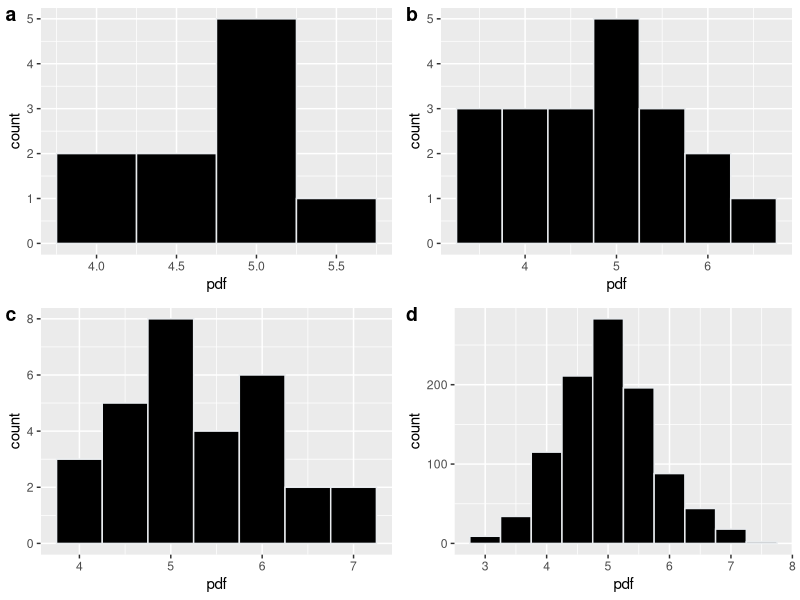

Write the R code that produced this figure.
## ---- chunk 1
knitr::opts_chunk$set(echo = TRUE)
## ---- chunk 2
options(scipen = 999)
options(digits = 3)

# Verify the simulation data is formatted as a list of n matrices
VERIFY_SOURCE_FILE = FALSE    # store to file
VERIFY_SOURCE_SCR  = FALSE    # print to screen
RUN_SIM_VERIFY     = FALSE    # run verification tests

# Verify the mean column data is stored as a list of lists.
VERIFY_MEAN_DISTRIB_FILE  = FALSE
VERIFY_MEAN_DISTRIB_SCR   = FALSE
RUN_VERIFY_MEAN_DISTRIB   = FALSE

# Verify the simulation data 
VERIFY_SAMPLE_STATS_FILE  = FALSE
VERIFY_SAMPLE_STATS_SCR   = FALSE
RUN_VERIFY_STATS          = FALSE

# Verify the mean distribution images 
VERIFY_MEAN_DIST_IMG      = TRUE
RUN_MEAN_DIST_IMG         = TRUE

library(dplyr)
library(ggplot2)
library(gridExtra)
library(knitr)
library(kableExtra)
library(ggpubr)
library(matrixStats)

set.seed(101)

## ---- chunk 3

generateSimData <- function(sampleRepetition, sampleSize, lambda)
{
  if(RUN_SIM_VERIFY & VERIFY_MEAN_DISTRIB_SCR & TRUE)
  {
    print("generateSimData: verify inputs")
    print(paste0("sampleRepetitions = ", sampleRepetition))
    print(paste0("sampleSize   = ", sampleSize))
    print(paste0("lambda       = ", lambda))
  }

  # ----------------------------------------------------------------------------------
  simData <- list()

  for (i in 1:length(sampleRepetition)) {
    simData[[i]] <- matrix(rexp(sampleRepetition[i]*sampleSize, lambda), 
                                   nrow = sampleSize, ncol = sampleRepetition[i])
  }
  # ----------------------------------------------------------------------------------

  if(RUN_SIM_VERIFY & VERIFY_SOURCE_FILE & FALSE)
  {
    print("generateSimData: store in simData_#.csv")
    filename <- paste0("simData_", sampleRepetition[i], ".csv")
    write.csv(sampleMatrix, filename, row.names=FALSE)
  }

  if(RUN_SIM_VERIFY & VERIFY_SOURCE_SCR & TRUE)
  {
    print("generateSimData: ")
    print(simData)
  }

  return (simData)
}

if(RUN_SIM_VERIFY & TRUE)
{
  lambda       <- 0.2
  sampleSize   <- 40
  sampleRepetition  <- c(10, 20, 30, 40)
  
  simData <- generateSimData(sampleRepetition, sampleSize, lambda)

  print("RUN_SIM_VERIFY: simData")
  print(simData)
}

## ---- chunk 4

calcMeanDistributions <- function(sampleRepetition, simData)
{
  if(RUN_VERIFY_MEAN_DISTRIB & VERIFY_MEAN_DISTRIB_SCR & TRUE)
  {
    print("generateSimData: verify inputs")
    print(paste0("sampleRepetitions = ", sampleRepetition))
    # print("simData = ")
    # print(simData)
    print("Test sim data separately")
  }

  # ----------------------------------------------------------------------------------
  meanDistributions <- list()
  
  for (i in 1:length(sampleRepetition)) {
    meanDistributions[[i]]   <- colMeans(simData[[i]])
  }
  # ----------------------------------------------------------------------------------
 
  return (meanDistributions)
}

if(RUN_VERIFY_MEAN_DISTRIB & TRUE)
{
  print("RUN_VERIFY_MEAN_DISTRIB: meanDistributions")
  lambda       <- 0.2
  sampleSize   <- 40
  sampleRepetition  <- c(10, 20, 30, 40)
  
  simData           <- generateSimData(sampleRepetition, sampleSize, lambda)
  meanDistributions <- calcMeanDistributions(sampleRepetition, simData)

  print("RUN_VERIFY_MEAN_DISTRIB: meanDistributions")
  print(meanDistributions)
}

## ---- chunk 5

getSampleMeansStats <- function (sampleRepetition, meanDistributions, mu, var)
{
  if(RUN_VERIFY_STATS & VERIFY_SAMPLE_STATS_SCR & TRUE)
  {
    print("getSampleMeansStats: verify inputs")
    print(paste0("sampleRepetitions = ", sampleRepetition))
    print(paste0("mu           = ", mu))
    print(paste0("var          = ", var))
    # print("meanDistributions = ")
    # print(meanDistributions)
    print("Test meanDistributions separately")
  }

  # -----------------------------------------------------------------------------
  sampleStats <- data.frame(N_obs = integer(), mu = double(), muErr = double(), 
                            variation = double(), varErr = double())  
  for (i in 1:length(sampleRepetition)) {
    xbar     <- mean(meanDistributions[[i]])
    variance <- var(meanDistributions[[i]])

    sampleStats  <- rbind(sampleStats, 
                           c(sampleRepetition[i], xbar, abs((mu - xbar)/xbar),
                             variance, abs((var - variance)/variance)))
  }
  colnames(sampleStats) <- c("NRep", "Mean", "AbsErr_Mean", "Variance", "AbsEr_Var")
  # -----------------------------------------------------------------------------
  
  return (sampleStats)
}

if(RUN_VERIFY_STATS & TRUE)
{
  lambda       <- 0.2
  sampleSize   <- 40
  mu           <- 1/lambda
  var          <- mu^2/sqrt(sampleSize)
  sampleRepetition  <- c(10, 20, 30, 40)

  simData           <- generateSimData(sampleRepetition, sampleSize, lambda)
  meanDistributions <- calcMeanDistributions(sampleRepetition, simData)
  sampleMeansStats  <- getSampleMeansStats(sampleRepetition, meanDistributions, mu, var)
  print("RUN_VERIFY_STATS: sampleMeansStats")
  print(sampleMeansStats)
}

## ---- chunk 6

imageMeanDistribution <- function(sampleRepetition, sampleSize, meanDistributions, binRange, binName)
{
  if(RUN_MEAN_DIST_IMG & VERIFY_MEAN_DIST_IMG & TRUE)
  {
    print("imageMeanDistribution: verify inputs")
    print(paste0("sampleRepetitions = ", sampleRepetition))
    print(paste0("binRange          = ", binRange))
    print(paste0("binName           = ", binName))
    print(paste0("binName           = ", class(binName)))
    print(paste0("sampleSize        = ", sampleSize))
    # print("meanDistributions = ")
    # print(meanDistributions)
    print("Test meanDistributions separately")
  }

  # -----------------------------------------------------------------------------
  label <- c("a", "b","c","d")
  pltList <- list()

  for (i in 1:length(sampleRepetition)) {
    frame <- NULL
    counts <- binCounts(x = meanDistributions[[i]], bx = unlist(binRange))

    frame  <- data.frame(pdf = meanDistributions[[i]], range = binRange[1:length(binRange)-1])
    colnames(frame) <- c("pdf", "range")
    # z = as.factor(unlist(binName)), pdf = counts/sampleRepetition[i] ) , name = as.factor(unlist(binName))
  
    if(RUN_MEAN_DIST_IMG & VERIFY_MEAN_DIST_IMG & TRUE)
    {
      # print(paste0("imageMeanDistribution: len counts:      ", length(counts)))
      # print(paste0("imageMeanDistribution: len binRange:    ", length(binRange)))
      # print(paste0("imageMeanDistribution: len binName:     ", length(binName)))
      # print(paste0("imageMeanDistribution: len counts:      ", counts))
      # print(paste0("imageMeanDistribution: len binName:     ", binName))
      print("imageMeanDistribution: -------------------- frame")
      print(frame)
    }

    pltList[[i]] <- ggplot(frame, aes(x = pdf)) +
      geom_histogram(binwidth = 0.5, fill="#000000", color="#e9ecef")# +
    #   # stat_function(fun = function (x)
    #   #   dnorm(x, mean =  mu, sd = sigma/sqrt(sampleSize))*25,
    #   #   color = "green") + 
    #   after_stat(density)??????breaks   = unlist(binRange)
    #   ggtitle(paste0("Sample Mean with n = ", sampleRepetition[i])) +
    #   scale_x_continuous(limits = c(-1, 10.0), "Mean") +
    #   scale_y_continuous(limits = c(-0.1, 20), "Count")

    # plot(pltList[[1]])

  }

  plt <- ggarrange(pltList[[1]], pltList[[2]], pltList[[3]], pltList[[4]],
          labels = label,
          ncol = 2, nrow = 2)

  ggsave(plot = plt, width = 6.0, height = 4.0, dpi = 300,
         filename = "distribution.png")
  # -----------------------------------------------------------------------------

}

if(RUN_MEAN_DIST_IMG & TRUE)
{
  lambda       <- 0.2
  sampleSize   <- 40
  # mu           <- 1/lambda
  # var          <- mu^2/sqrt(sampleSize)
  sampleRepetition  <- c(10, 20, 30, 1000)
  binRange          <- seq(0.0, 10.0, by = 1.0)
  binName           <- list()

  for (i in 1:(length(binRange)-1)) {
    print(paste0("[", binRange[i], ", ", binRange[i+1], ")"))
    binName <- append(binName, paste0("[", binRange[i], ", ", binRange[i+1], ")"))
  }

  simData           <- generateSimData(sampleRepetition, sampleSize, lambda)
  meanDistributions <- calcMeanDistributions(sampleRepetition, simData)
  imageMeanDistribution(sampleRepetition, sampleSize, meanDistributions, binRange, binName)
  print("RUN_MEAN_DIST_IMG: check image")
}


## ---- chunk 7
# 
# doses    = c(0.5, 1.0, 2.0) # mg/day
# delivery = c("OJ", "AA")    # delivery of AA, OJ - Orange Juice, AA - Ascorbic Acid
# 
# nPigs    <- 60
# nLength  <- nPigs/(length(doses)*length(delivery))
# nBins    <- nPigs/nLength
# bw <- c(3, 3, 4, 3, 3, 4)
# p <- list()
# 
#   doseFactor  <- as.factor(ToothGrowth$dose)
#   allFactor   <- as.factor(paste0(ToothGrowth$supp, "-", ToothGrowth$dose))
#   
#   ToothGrowth <- cbind(ToothGrowth, doseFactor)
#   ToothGrowth <- cbind(ToothGrowth, allFactor)
#   # print("All factor")
#   # print(allFactor)
#   # print(ToothGrowth)
# 
# createTeethData <- function ()
# {
#   teethDF <- data.frame(matrix(0, nrow = 10, ncol = 0))
#   # toothLen <- ToothGrowth$len
#   treatmentName <- c()
#   # print("ToothGrowth:")
#   # print(class(ToothGrowth))
#   # print(ToothGrowth)
#   # print("toothLen:")
#   # print(class(toothLen))
#   # print(toothLen)
#   # print(toothLen[1:10])
#   for (i in 1:nBins){
#     # print(ToothGrowth[((i-1)*nLength + 1) : (i*nLength),])
#     # print(cbind(ToothGrowth[((i-1)*nLength + 1) : (i*nLength),]))
#     # print(paste0(i, " start = ", (i-1)*nLength + 1, " end = ", i*nLength))
#     # print(toothLen[((i-1)*nLength + 1) : (i*nLength)])
#     # print("------------------------------------")
#     # # teethDF <- cbind(teethDF, toothLen[((i-1)*nLength + 1) : (i*nLength)])
#     # treatmentName[i] <- paste0(ToothGrowth$supp[(i - 1)*10 + 1], 
#     #                            "_",  ToothGrowth$dose[(i - 1)*10 + 1])
#   }
#   # colnames(ToothGrowth) <- treatmentName
#   # print(ToothGrowth)
#   # print(toothLen)
#   # print(teethDF)
#   
#   return (teethDF)

# }
## ---- chunk 8

# createConvergencePlot <- function()
# {
  # setSource()
  # sampleStats  <- generateSampleStats(n, meansVector)
  # meansVector   <- setSource(sampleRepetition)
  # sampleStats  <- generateSampleStats(n, meansVector)
  # 
  # print("generateSampleStats: sampleStats")
  # print(sampleStats)

#   statDF <- cbind(statDF, variance = statDF$Variance + 5)
# 
#   print("createConvergencePlot:statDF")
#   print(statDF)
# 
#   graphTics   <- c(5, 10, 100, 1000, 10000, 100000, 1000000, 10000000)
# 
#   plt <- ggplot(statDF, aes(x = Size)) +
#     geom_line(aes(y=Mean, color='Mean')) +
#     geom_line(aes(y=Variance, color='Variance')) +
#     geom_hline(yintercept = 5.625, color="1/lambda") +
#     geom_hline(yintercept = 5, color="1/lambda") +
#     scale_x_log10(breaks = graphTics, limits = c(sampleRepetition[1],
#                   sampleRepetition[28]+1)) +
#     scale_y_continuous(limits = c( 4.0, 6.0 ), "Mean",
#     sec.axis = sec_axis(~ . - 5.0, name = "Variance")) +
#     ggtitle("Sample Mean and Variance") + xlab("Sample Size (log n)") +
#     scale_color_manual(
#       name='Statistic', breaks=c('Mean', 'Variance',"1/lambda"),
#       values=c('Mean'='blue', 'Variance'='red', "1/lambda"='black')) +
#     theme(plot.title = element_text(size = 10, hjust = 0.5),
#           axis.title.x = element_text(size = 8),
#           axis.title.y = element_text(size = 8),
#           axis.text.x = element_text(face="bold", size=6),
#           axis.text.y = element_text(face="bold", size=6),
#           legend.title = element_text(size = 6),
#           legend.text = element_text(size = 6),
#           legend.key.size = unit(2, 'mm'),
#           legend.position = c(0.85, 0.75))
# 
#   ggsave(plot = plt, width = 4.0, height = 2.5, dpi = 300,
#          filename = "converge.png")
# 
#   
# }
# 
# if(EXAMPLE & TEST_CONVERGE)
# {
#   colDistribution <- setSource()
#   createConvergencePlot()
# }

## ---- chunk 9
# 
# createDotPlot <- function (x_axis)
# {
#   ToothGrowth$dotColor <- c(rep("blue",10),
#                             rep("green",10),
#                             rep("orange",10),
#                             rep("purple",10),
#                             rep("yellow",10),
#                             rep("red",10))
# 
#   g <- ggplot(ToothGrowth, aes_string(x = x_axis, y = "len"))
#   g + geom_boxplot() +
#     geom_dotplot(binaxis='y',
#                  stackdir='center',
#                  dotsize = .5,
#                  fill = ToothGrowth$dotColor) +
#     labs(title="Effect of Vitamin C on Tooth Growth",
#          subtitle="Delivery and Dosage",
#          caption="Source: ???",
#          x="Delivery (OJ, VC), Dosage(0.5, 1.0, 2.0)",
#          y="Tooth Length")
# 
# }

## ---- chunk 10

# createConvergencePlot()
# createHistograms()
# createDotPlot("allFactor")

## ---- chunk 11
# 
#   statData <- data.frame(n = c(sampleStats$size[1],
#                           sampleStats$size[10],
#                           sampleStats$size[19],
#                           sampleStats$size[28]),
#                  Mean = c(sampleStats$mean[1],
#                           sampleStats$mean[10],
#                           sampleStats$mean[19],
#                           sampleStats$mean[28]),
#                  Deviation = c(sampleStats$st_dev[1],
#                                sampleStats$st_dev[10],
#                                sampleStats$st_dev[19],
#                                sampleStats$st_dev[28]))

# summarise_all(c("len", "dose"), mean)


## ---- chunk 12
#
#   histogramData <-
#     data.frame(
#       n          = c(n[1], n[10],
#                      n[19], n[21]),
#       Mean       = c(round(sampleMean[[1]]),
#                          round(sampleMean[[2]]),
#                          round(sampleMean[[3]]),
#                          round(sampleMean[[4]])),
#       DeltaMu    = c("- - - -",
#                          round(sampleMean[[2]] - sampleMean[[1]], digits = 3),
#                          round(sampleMean[[3]] - sampleMean[[2]], digits = 3),
#                          round(sampleMean[[4]] - sampleMean[[3]], digits = 3)),
#       Sigma      = c(sampleDeviation[[1]],
#                          sampleDeviation[[2]],
#                          sampleDeviation[[3]],
#                          sampleDeviation[[4]]),
#       DeltaSigma = c("- - - -",
#                      round(sampleDeviation[[2]] - sampleDeviation[[1]],
#                            digits = 3),
#                      round(sampleDeviation[[3]] - sampleDeviation[[2]],
#                            digits = 3),
#                      round(sampleDeviation[[4]] - sampleDeviation[[3]],
#                            digits = 3))
#       )

## ---- chunk 13

  # sampleMean      <- list()
  # sampleDeviation <- list()
  # comparisonSet <- c(1, 3, 10, 28)
  #
  # for (i in 1:length(comparisonSet)) {
  #   sampleMean[[i]]      <- mean(colDistributions[,comparisonSet[[i]]])
  #   sampleDeviation[[i]] <- sd(colDistributions[,comparisonSet[[i]]])
  # }

## ---- chunk 14

# setSource <- function ()
# {
#   for (i in 1:length(sampleRepetition)) {
#     # sampleMatrix <- matrix(rexp(sampleRepetition[i]*sample, lambda), 
#     #                                nrow = sampleRepetition[i], ncol = sample)
#     sampleMatrix <- matrix(rexp(sampleRepetition[i]*sample, lambda), 
#                                    nrow = sample, ncol = sampleRepetition[i])
# 
#     if((EXAMPLE & TEST_SOURCE) | FALSE)
#     {
#       filename <- paste0("sampleMatrix", sampleRepetition[i], ".csv")
#       write.csv(sampleMatrix, filename, row.names=FALSE)
#     }
# 
#     colDistribution   <- colMeans(sampleMatrix)
#     xbar      <- mean(colDistribution)
#     colVar    <- var(colDistribution)
# 
#     pdfList[i]  <<- list(colDistribution)
#     statDF      <<- rbind(statDF, c(sampleRepetition[i], xbar, colVar))
# 
#     if((EXAMPLE & TEST_SOURCE) | FALSE)
#     {
#       print("colDistribution")
#       # print(colDistribution)
#   
#       filename <- paste0("colDistribution", sampleRepetition[i], ".csv")
#       write.csv(colDistribution, filename, row.names=FALSE)
#   
#   
#       # colVar    <- 0
#       # for (j in 1:length(colDistribution)) {
#       #   colVar <- colVar + (colDistribution[j] - xbar)^2
#       # }
#       # colVar <- colVar/(sampleRepetition[i] - 1) # / sqrt(sampleRepetition[i])
#   
#       print(paste0("xbar = ", xbar, " colVar = ", colVar))
#     }
#   }
# 
#   colnames(statDF) <<- c("Size", "Mean", "Variance")
#   if((EXAMPLE & TEST_SOURCE) | FALSE)
#   {
#     print("class(colDistribution)")
#     print(is.matrix(colDistribution))
#     print(length(colDistribution))
# 
#     print("statDF out")
#     print(statDF)
#     # print("pdfList ")
#     # print(pdfList)
#   }
#   
#   print("setSource: statDF out")
#   print(statDF)
# 
#   return (colDistribution)
# }
# 
# 

### Generate sample stats

# ```{r generateSampleStats, echo=FALSE}
# generateSampleStats <- function (colDistribution)
# {
#   print("generateSampleStats: colDistribution")
#   # print(dim(colDistribution))
#   # print(colDistribution)
# 
#   sampleStats         <- data.frame()
#   for (i in 1:length(sampleRepetition)) {
#     # print("generateSampleStats: length(meansVector[i,]")
#     # print(length(meansVector[i,]))
#     # print("generateSampleStats: meansVector[i]")
#     # print(meansVector)
#     sampleStats  <-
#       rbind(sampleStats, list(sampleRepetition[i], mean(meansVector[i,]), var(meansVector[i,])))
#   }
#   colnames(sampleStats) <- c("Size", "Mean", "Variance")
# 
#   print("generateSampleStats: sampleStats")
#   # print(sampleStats)
#   filename <- paste0("sampleStats", n[i], ".csv")
#   write.csv(sampleStats, filename, row.names = FALSE)
# 
#   return (sampleStats)
# }
# # meansVector   <- setSource(sampleRepetition)
# # sampleStats  <- generateSampleStats(n, meansVector)
# 
# 
# if(EXAMPLE & SET_SOURCE)
# {
#   colDistribution <- setSource()
#   generateSampleStats(colDistribution)
# }
